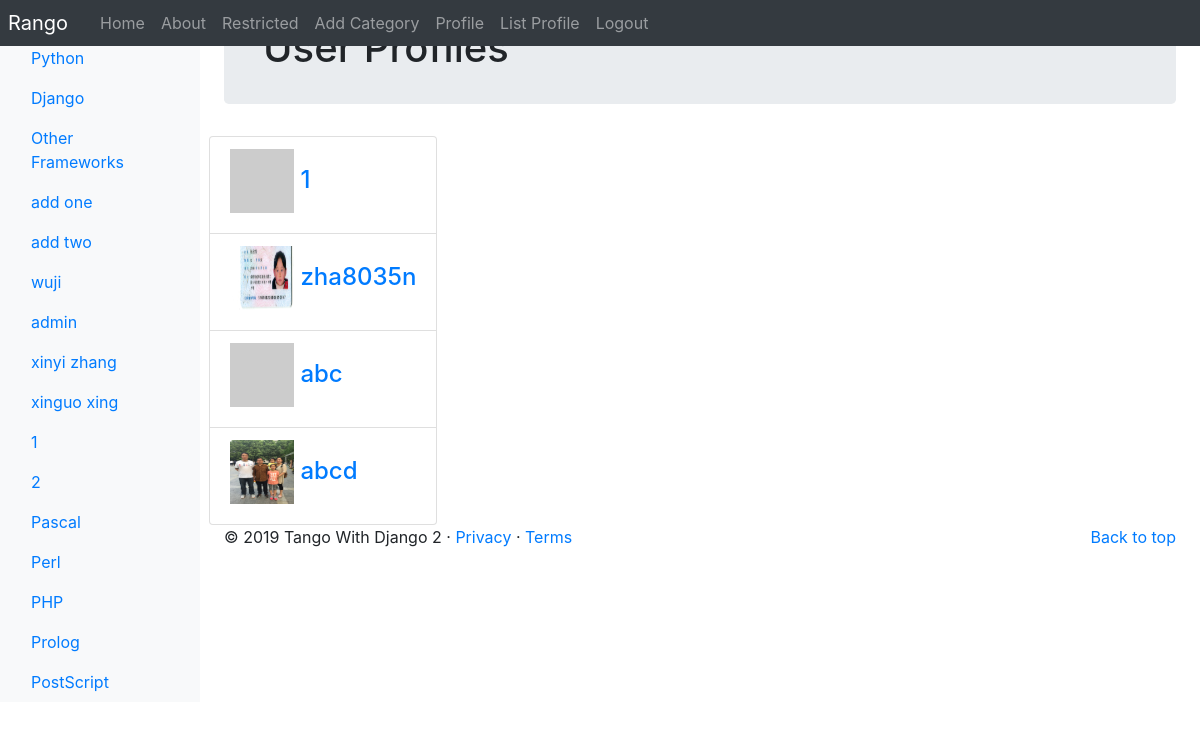
Screenshot of /rango/profiles/ (signed in) with the database file from the repository.
### rango/models.py (models this page shows, shortened)
class Category(models.Model):
    name=models.CharField(max_length=128,unique=True)
    views=models.IntegerField(default=0)
    likes=models.IntegerField(default=0)
    slug=models.SlugField(unique=True)
    class Meta:
        verbose_name_plural='Categories'

class UserProfile(models.Model):
    user=models.OneToOneField(User,on_delete=models.CASCADE)
    website=models.URLField(blank=True)
    picture=models.ImageField(upload_to='profile_images',blank=True)

### rango/views.py (the view)
# urls.py: path('profiles/',views.ListProfilesView.as_view(),name='list_profiles'),
class ListProfilesView(View):
    @method_decorator(login_required)
    def get(self,request):
        profiles=UserProfile.objects.all()
        return render(request,'rango/list_profiles.html',{'userprofile_list':profiles})

### rango/templatetags/rango_template_tags.py (called while the page is built)
@register.inclusion_tag('rango/categories.html')
def get_category_list(current_category=None):
    return {'categories':Category.objects.all(),'current_category':current_category}

### templates/rango/list_profiles.html (shortened to what this page needs)
{% extends 'rango/base.html' %}
{% load staticfiles %}
{% block body_block %}
<div class="jumbotron p-4">
    <div class="container">
        <h1 class="jumotron-heading">
            User Profiles
        </h1>
    </div>
</div>
<div class="contianer">
    <div class="row">
        {% if userprofile_list%}
        <div class="panel-body">
            <div class="list-group">
                {% for listuser in userprofile_list %}
                <div class="list-group-item">
                    <h4 class="list-group-item-heading">
                        <a href="{% url 'rango:profile' listuser.user.username %}">
                                {% if listuser.picture %}
                                <img src="{{MEDIA_URL}}{{listuser.picture}}" width="64" height="64"
                                alt="{{selecteduser.username}}'s profile image" />
                                {% else %}
                                <img src="https://lorempixel.com/64/64/people/" width="64" height="64"
                                alt="{{selecteduser.username}}'s profile image" />
                                {% endif %}
                            {{listuser.user.username}}
                        </a>
                    </h4>
                </div>
                {% endfor %}
            </div>
        </div>
        {% else %}
        <p> There are no users present on rango</p>
        {% endif %}
    </div>
</div>
{% endblock %}

### templates/rango/base.html (shortened to what this page needs)
<!DOCTYPE html>
{% load staticfiles %}
{% load rango_template_tags %}
<html lang="en">
    <head>
    <link href="https://getbootstrap.com/docs/4.2/dist/css/bootstrap.min.css" rel="stylesheet">
    <link href="https://getbootstrap.com/docs/4.2/examples/dashboard/dashboard.css" rel="stylesheet">
    </head>
    <body>
        <header>
            <nav class="navbar navbar-expand-md navbar-dark fixed-top bg-dark p-0">
                <a class="navbar-brand p-2" href="{% url 'rango:index' %}">Rango</a>
                <div class="collapse navbar-collapse" id="navbarCollapse">
                    <ul class="navbar-nav mr-auto">
                        <li class="nav-item"><a class="nav-link" href="{% url 'rango:index' %}">Home</a></li>
                        <li class="nav-item "><a class="nav-link" href="{% url 'rango:about' %}">About</a></li>
                        {% if user.is_authenticated %}
                        <li class="nav-item "><a class="nav-link" href="{% url 'rango:restricted' %}">Restricted</a></li>
                        <li class="nav-item"><a class="nav-link" href="{% url 'rango:add_category' %}">Add Category</a></li>
                        <li class="nav-item"><a class="nav-link" href="{% url 'rango:profile' user.username %}">Profile</a></li>
                        <li class="nav-item"><a class="nav-link" href="{% url 'rango:list_profiles'  %}">List Profile</a></li>
                        <li class="nav-item"><a class="nav-link" href="{% url 'auth_logout' %}?next=/rango/">Logout</a></li>
                        {% else %}
                        <li class="nav-item"><a class="nav-link" href="{% url 'registration_register' %}">Register Here</a></li>
                        <li class="nav-item "><a class="nav-link" href="{% url 'auth_login' %}">Login</a></li>
                        {% endif %}
                    </ul>
                </div>
            </nav>
        </header>
        <div class="container-fluid">
            <div class="row">
                <nav class="col-md-2 d-none d-md-block bg-light sidebar">
                    <div class="w-75 ml-3">
                    </div>
                    <div class="sidebar-sticky" id="categories-listing">
                    {% block sidebar_block %}
                        {% get_category_list category %}
                    {% endblock %}
                    </div>
                </nav>
                <main role="main" class="col-md-9  ml-sm-auto col-lg-10 px-4">
                    {% block body_block %}{% endblock %}
                    <footer>
                        <p class="float-right"><a href="#">Back to top</a></p>
                        <p>&copy; 2019 Tango With Django 2 &middot; <a href="#">Privacy</a> &middot; <a href="#">Terms</a></p>
                    </footer>
                </main>
            </div>
        </div>
    </body>
</html>

### templates/rango/categories.html (shortened to what this page needs)
<ul class="nav flex-column">
    {% if categories %}
    {% for c in categories %}
    {% if c == current_category %}
    <li class="nav-item">
        <a class="nav-link active" href="{% url 'rango:show_category' c.slug %}"><span data-feather="archive"></span>{{ c.name }}</a>
    </li>
    {% else %}
    <li class="nav-item">
        <a class="nav-link" href="{% url 'rango:show_category' c.slug %}">{{ c.name }}</a>
    </li>
    {% endif %}
    {% endfor %}
      {% else %}
      <strong>
          There are no categories present.
      </strong>
    </li>
    {% endif %}
</ul>

### rows the page displays
Category: name "Python"
Category: name "Django"
Category: name "Other Frameworks"
Category: name "add one"
Category: name "add two"
Category: name "wuji"
Category: name "admin"
Category: name "xinyi zhang"
Category: name "xinguo xing"
Category: name "1"
Category: name "2"
Category: name "Pascal"
Category: name "Perl"
Category: name "PHP"
Category: name "Prolog"
Category: name "PostScript"
UserProfile: user.username "1"
UserProfile: picture (picture), user.username "zha8035n"
UserProfile: user.username "abc"
UserProfile: picture (picture), user.username "abcd"
